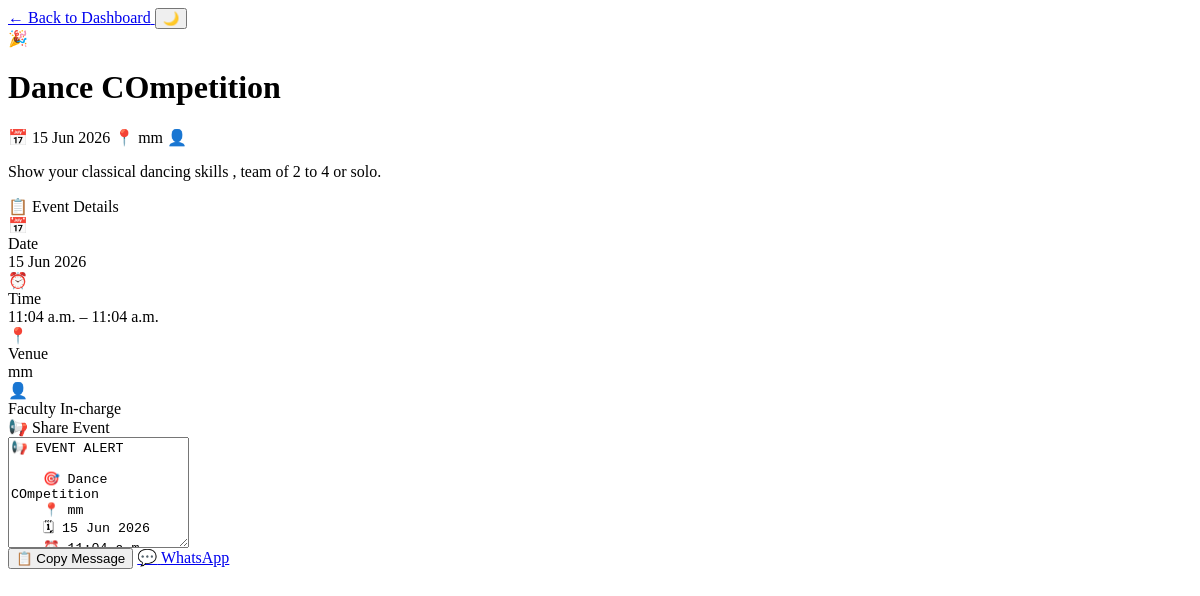
The page /academics/event/1/ (signed in) on the database as committed earlier.
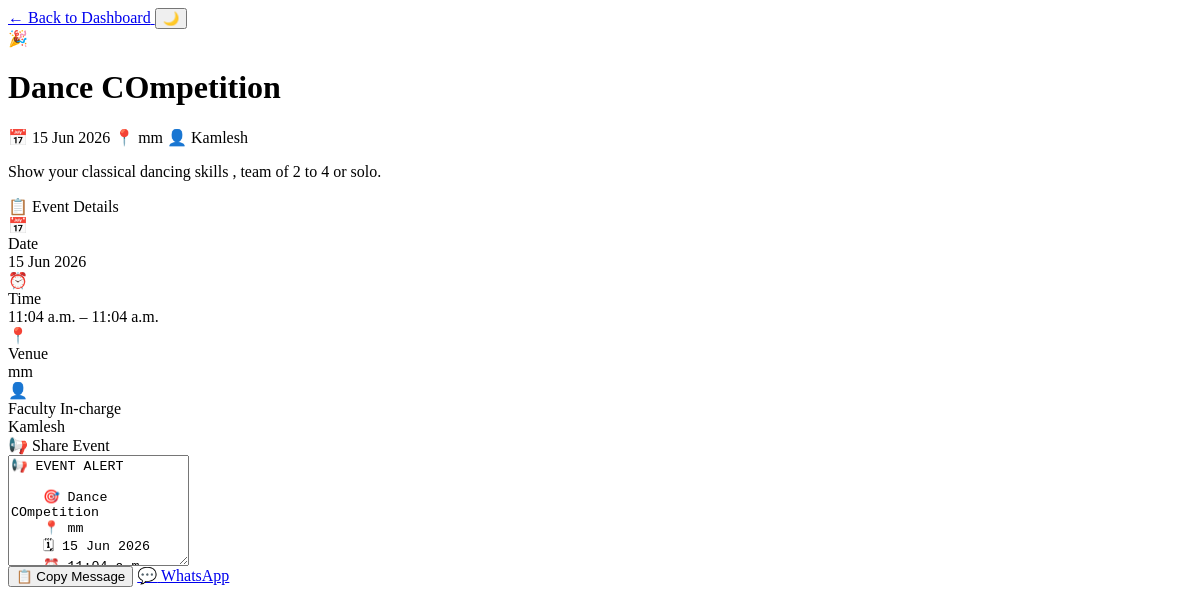
The same page on the database as committed later.
### academics/models.py (models this page shows, shortened)
class Event(models.Model):
    EVENT_TYPE_CHOICES=(
        ("GENERAL","General"),
        ("DEPARTMENT","Department"),
        ("CLASS","Class")
    )
    title=models.CharField(max_length=200)
    description=models.TextField(blank=True)
    event_type=models.CharField(max_length=20,choices=EVENT_TYPE_CHOICES)
    department=models.ForeignKey(Department, on_delete=models.PROTECT, null=True,blank=True)
    academic_class=models.ForeignKey(AcademicClass, on_delete=models.PROTECT,null=True,blank=True)
    event_date=models.DateField()
    start_time=models.TimeField()
    end_time=models.TimeField()
    venue=models.CharField(max_length=100)
    poster=models.FileField(upload_to="events/", blank=True, null=True)
    google_form_link=models.URLField(blank=True)
    created_by=models.ForeignKey("users.Profile",on_delete=models.PROTECT,related_name="created_events")
    faculty_incharge = models.ForeignKey(
        "users.Profile",
        on_delete=models.PROTECT,
        related_name="managed_events"
    )
    is_active = models.BooleanField(
        default=True
    )
    created_at = models.DateTimeField(
        auto_now_add=True
    )

### users/models.py (models this page shows, shortened)
class Profile(models.Model):
    ROLE_CHOICES=(
        ('ADMIN','Admin'),
        ('FACULTY','Faculty'),
        ('STUDENT','Student')
    )
    user=models.OneToOneField(User,on_delete=models.CASCADE)
    full_name=models.CharField(max_length=100,default="")
    role=models.CharField(max_length=20,choices=ROLE_CHOICES)
    department = models.ForeignKey(
    Department,
    on_delete=models.PROTECT,
    null=True,
    blank=True
)
    academic_class=models.ForeignKey(AcademicClass, on_delete=models.PROTECT, null=True,blank=True)
    phone=models.CharField(max_length=10,blank=True)
    bio=models.TextField(blank=True)
    profile_photo=models.ImageField(
        upload_to='profile_photos/',
        blank=True,
        null=True
    )

### academics/views.py (the view, shortened to what this page needs)
# urls.py: path("event/<int:event_id>/",views.event_detail, name="event_detail"),
@login_required
def event_detail(request, event_id):
    profile = request.user.profile
    event = get_object_or_404(
        Event,
        pk=event_id,
        is_active=True
    )
    return render(
        request,
        "student/event_detail.html",
        {
            "event": event
        }
    )

### templates/student/event_detail.html (shortened to what the changed rows need)
<body>
    <div class="container">
        <div class="poster-hero">
            <div class="event-hero-info">
                <h1 class="event-title">{{ event.title }}</h1>
                <div class="event-tags">
                    <span class="tag tag-date">📅 {{ event.event_date|date:"d M Y" }}</span>
                    <span class="tag tag-venue">📍 {{ event.venue }}</span>
                    <span class="tag tag-faculty">👤 {{ event.faculty_incharge.full_name }}</span>
                </div>
                {% if event.description %}
                    <p class="event-desc">{{ event.description }}</p>
                {% endif %}
            </div>
        </div>
        <div class="content-grid">
            <div>
                <div class="card">
                    <div class="meta-list">
                        <div class="meta-item">
                            <div class="meta-content">
                                <div class="meta-label">Date</div>
                                <div class="meta-value">{{ event.event_date|date:"d M Y" }}</div>
                            </div>
                        </div>
                        <div class="meta-item">
                            <div class="meta-content">
                                <div class="meta-label">Time</div>
                                <div class="meta-value">{{ event.start_time }} – {{ event.end_time }}</div>
                            </div>
                        </div>
                        <div class="meta-item">
                            <div class="meta-content">
                                <div class="meta-label">Venue</div>
                                <div class="meta-value">{{ event.venue }}</div>
                            </div>
                        </div>
                        <div class="meta-item">
                            <div class="meta-content">
                                <div class="meta-label">Faculty In-charge</div>
                                <div class="meta-value">{{ event.faculty_incharge.full_name }}</div>
                            </div>
                        </div>
                    </div>
                </div>
                <div class="card">
                    <div class="card-title">
                        <span>📢</span>
                        <span>Share Event</span>
                    </div>
                    <textarea class="share-textarea" id="shareText" rows="7" readonly>📢 EVENT ALERT
    🎯 {{ event.title }}
    📍 {{ event.venue }}
    🗓 {{ event.event_date|date:"d M Y" }}
    ⏰ {{ event.start_time }} – {{ event.end_time }}
    📝 Register here:
    {{ event.google_form_link }}</textarea>
                    <div class="share-actions">
                        <button class="btn-copy" id="copyBtn" onclick="copyText()">
                        </button>
                        <a class="btn-whatsapp"
                           href="https://wa.me/?text={{ event.title|urlencode }}%0A📍{{ event.venue|urlencode }}%0A🗓{{ event.event_date|urlencode }}%0A{{ event.google_form_link|urlencode }}"
                           target="_blank">
                        </a>
                    </div>
                </div>
            </div>
        </div>
    </div>

Rows that differ between the two databases and show on the page:
changed through a linked row, Event "Dance COmpetition": faculty_incharge.full_name (not shown) → "Kamlesh"
